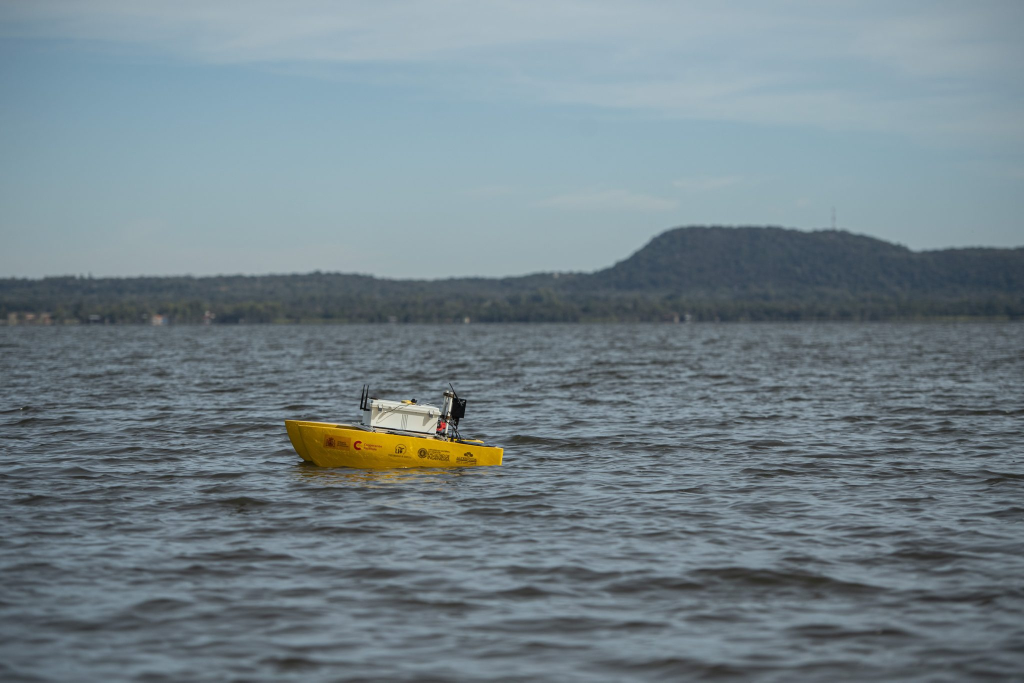
#> input picture assets/images/barco.jpg, 2048 x 1365 px (shown at 1/2 size)
$ python -i c_means_main.py   (imports and definitions only)
#> lines starting #> are read from the running program, lines starting #| are printed output that depends on the picture; after the words box and inside, x2 and y2 are one past the last pixel; in counts of white or black regions, pixels touching at a corner belong together
import numpy as np
import cv2
import sys
from os.path import join, dirname, abspath
project_root = dirname(dirname(dirname(abspath(__file__))))
if project_root not in sys.path:
    sys.path.insert(0, project_root)

from scipy.ndimage import label
from src.utils.utils import neighbor_framed_np, mask_to_bounding_boxes


def calculate_distances(data, centers):
    """
    Calcula la distancia euclidiana L2 entre cada punto de datos (N, Q)
    y cada centroide (C, Q).
    Retorna matriz de distancias con forma (C, N).
    """
    diff = data[:, None, :] - centers[None, :, :]  # (N, C, Q)
    dists = np.linalg.norm(diff, axis=2).T         # (C, N)
    return np.fmax(dists, 1e-6)

def cmeans(data, c, m=2.0, error=0.01, maxiter=25, metric='euclidean', init=None, seed=42):
    """
    Algoritmo Fuzzy C-Means estándar (Bezdek 1981).
    Fórmula exacta:
      u_ik = 1 / sum_j (d_ik / d_jk)**(2 / (m - 1))
      c_i  = sum_k (u_ik**m * x_k) / sum_k (u_ik**m)

    data: (N_features, N_samples) o (N_samples, N_features)
    """
    if seed is not None:
        np.random.seed(seed)

    # Asegurar formato (N_samples, N_features)
    if data.shape[0] < data.shape[1] and data.shape[0] in [1, 2, 3]:
        data_pts = data.T
    else:
        data_pts = data

    N, Q = data_pts.shape

    if init is None:
        u = np.random.rand(c, N)
        u /= np.sum(u, axis=0, keepdims=True)
    else:
        u = np.array(init, dtype=np.float32)
        u /= np.sum(u, axis=0, keepdims=True)

    jm = []
    p = 0

    for p in range(maxiter):
        u_old = u.copy()
        um = u ** m
        um_sum = np.sum(um, axis=1, keepdims=True) + 1e-10
        cntr = (um @ data_pts) / um_sum

        d = calculate_distances(data_pts, cntr)

        # Función objetivo J_m = sum_i sum_k u_ik^m * d_ik^2
        jm_val = np.sum(um * (d ** 2))
        jm.append(jm_val)

        # Actualización de matriz de pertenencia difusa: d ** (-2 / (m - 1))
        inv_d = d ** (-2.0 / (m - 1.0))
        u = inv_d / (np.sum(inv_d, axis=0, keepdims=True) + 1e-10)

        if np.linalg.norm(u - u_old) < error:
            break

    # Coeficiente de partición difusa (FPC)
    fpc = float(np.trace(u @ u.T) / float(N))

    return cntr, u, None, d, np.array(jm), p, fpc

def segment_fcm_pixel_level(water_bgr, num_clusters=4, m=2.0, min_contrast=0.20):
    """
    PASO 1: Segmenta el agua y los obstáculos a nivel de píxel/cluster
    sobre la región navegable debajo del horizonte, SIN encuadrar primero.

    Parámetros:
    - water_bgr: Imagen recortada en la zona navegable (H_w, W_w, 3)
    - num_clusters: Número de clusters difusos (por defecto 4)
    - m: Exponente de borrosidad (por defecto 2.0)
    - min_contrast: Umbral mínimo de contraste residual frente al cluster de agua

    Retorna:
    - mask_agua: Máscara binaria (uint8 [0, 255]) del agua limpia
    - mask_obstaculos: Máscara binaria (uint8 [0, 255]) de los obstáculos detectados
    - info: Diccionario con centroides y cluster de agua
    """
    H_w, W_w, _ = water_bgr.shape
    if H_w < 5 or W_w < 5:
        empty = np.zeros((H_w, W_w), dtype=np.uint8)
        return empty, empty, {"water_c_id": 0, "contrast_max": 0.0}

    # 1. Filtrado bilateral para amortiguar texturas de oleaje
    filtered = cv2.bilateralFilter(water_bgr, 5, 50, 50)

    # 2. Supresión del degradado vertical de luminosidad (normalización del fondo)
    row_med = np.median(filtered, axis=1, keepdims=True)
    row_smooth = cv2.GaussianBlur(row_med.astype(np.float32), (1, 15), 0)
    res = filtered.astype(np.float32) - row_smooth + 128.0
    res_norm = np.clip(res, 0, 255) / 255.0

    # 3. Clustering FCM en espacio residual
    data = res_norm.reshape(H_w * W_w, 3)
    cntr, u, _, _, _, _, _ = cmeans(data, c=num_clusters, m=m, error=0.01, maxiter=25, seed=42)
    labels = np.argmax(u, axis=0).reshape((H_w, W_w))
    counts = [int(np.sum(labels == c_id)) for c_id in range(num_clusters)]

    # 4. Identificar cluster dominante de agua (más cercano a 0.5 residual)
    dists_to_neutral = [float(np.linalg.norm(cntr[c_id] - 0.5)) for c_id in range(num_clusters)]
    water_c_id = int(np.argmin(dists_to_neutral))

    # 5. Cluster minoritario candidato a obstáculo
    min_c_id = int(np.argmin(counts))
    contrast_min = float(np.linalg.norm(cntr[min_c_id] - cntr[water_c_id]))

    mask_agua = np.zeros((H_w, W_w), dtype=np.uint8)
    mask_obstaculos = np.zeros((H_w, W_w), dtype=np.uint8)

    # Un cluster solo es obstáculo si tiene contraste residual significativo y ocupa < 25% del agua
    if contrast_min >= min_contrast and counts[min_c_id] < (H_w * W_w * 0.25):
        mask_obstaculos[labels == min_c_id] = 255
        mask_agua[labels != min_c_id] = 255
    else:
        # Agua 100% limpia sin obstáculos
        mask_agua[:, :] = 255

    # Limpieza morfológica para suprimir píxeles aislados de oleaje
    kernel = cv2.getStructuringElement(cv2.MORPH_RECT, (3, 3))
    mask_obstaculos = cv2.morphologyEx(mask_obstaculos, cv2.MORPH_OPEN, kernel)

    info = {
        "water_c_id": water_c_id,
        "obstacle_c_id": min_c_id,
        "contrast": contrast_min,
        "centroids": cntr.tolist()
    }
    return mask_agua, mask_obstaculos, info

def is_valid_obstacle_geometry(width, height, max_width):
    """
    Filtro geométrico discriminador: diferencia cuerpos 2D compactos de crestas de oleaje planas.
    Las crestas de oleaje son tiras horizontales finas (h < 8 px o w/h > 2.8).
    Los obstáculos reales (boyas, lanchas, pelotas) tienen altura h >= 8 px y compacidad 2D.
    """
    if width >= max_width * 0.85:
        return False
    if height >= 12:
        return (width / height) <= 6.5
    elif height >= 8:
        return (width / height) <= 2.8
    return False

def extract_boxes_from_mask(mask_obstaculos, y_offset=0, min_area=25):
    """
    PASO 2: Aplica el algoritmo de encuadre sobre la máscara binaria limpia de obstáculos.
    Filtra estelas de oleaje plano y compensa verticalmente sumando y_offset.
    """
    H, W = mask_obstaculos.shape
    raw_boxes = mask_to_bounding_boxes(mask_obstaculos, min_area=min_area)
    compensated_boxes = []
    for b in raw_boxes:
        w = b["x_end"] - b["x_init"]
        h = b["y_end"] - b["y_init"]
        if is_valid_obstacle_geometry(w, h, W):
            c = dict(b)
            c["y_init"] = int(b["y_init"] + y_offset)
            c["y_end"] = int(b["y_end"] + y_offset)
            c["y_centroid"] = int(b["y_centroid"] + y_offset)
            c["_compensated"] = True
            compensated_boxes.append(c)
    return compensated_boxes

def fcm(resized_image, num_clusters=4, m=2.0, metric='euclidean', show_images=False, punto_horizonte=0):
    """
    Función principal de FCM para compatibilidad retroactiva.
    1. Segmenta agua y obstáculos a nivel de píxel.
    2. Aplica el algoritmo de encuadre posteriormente sobre la máscara de obstáculos.
    """
    H, W, _ = resized_image.shape
    y_nav_start = max(0, min(punto_horizonte + 5, H - 20))
    y_nav_end = min(174, H)
    water_bgr = resized_image[y_nav_start:y_nav_end, :]

    # 1. Segmentar sin encuadrar primero
    mask_agua, mask_obstaculos_roi, _ = segment_fcm_pixel_level(
        water_bgr, num_clusters=num_clusters, m=m, min_contrast=0.245
    )

    # Máscara completa referenciada a la imagen completa
    mask_obstaculos = np.zeros((H, W), dtype=np.uint8)
    mask_obstaculos[y_nav_start:y_nav_end, :] = mask_obstaculos_roi

    # 2. Aplicar algoritmo de encuadre sobre la máscara resultante
    cuadros = extract_boxes_from_mask(mask_obstaculos_roi, y_offset=y_nav_start, min_area=25)

    return mask_obstaculos, punto_horizonte, cuadros

def fcm_semantic(resized_image, num_clusters=4, m=2.0, punto_horizonte=0):
    """
    Variante extendida que retorna ambas máscaras (agua y obstáculos) y las cajas.
    """
    H, W, _ = resized_image.shape
    y_nav_start = max(0, min(punto_horizonte + 5, H - 20))
    y_nav_end = min(174, H)
    water_bgr = resized_image[y_nav_start:y_nav_end, :]

    mask_agua_roi, mask_obstaculos_roi, info = segment_fcm_pixel_level(
        water_bgr, num_clusters=num_clusters, m=m, min_contrast=0.245
    )

    mask_agua = np.zeros((H, W), dtype=np.uint8)
    mask_agua[y_nav_start:y_nav_end, :] = mask_agua_roi
    mask_obstaculos = np.zeros((H, W), dtype=np.uint8)
    mask_obstaculos[y_nav_start:y_nav_end, :] = mask_obstaculos_roi

    cuadros = extract_boxes_from_mask(mask_obstaculos_roi, y_offset=y_nav_start, min_area=25)

    return mask_agua, mask_obstaculos, punto_horizonte, cuadros, info

# [11 lines not run here, left out]

>>> import cv2
>>> picture = cv2.imread('../../assets/images/barco.jpg')
#> picture is the input picture: shape (1365, 2048, 3); mean B, G, R 137.2, 130, 114.9
>>> result = fcm(picture)
#> in fcm, `water_bgr = resized_image[y_nav_start:y_nav_end, :]`:
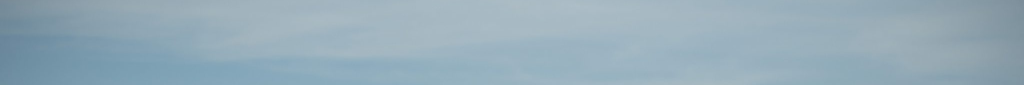
#> water_bgr: shape (169, 2048, 3) (shown at 1/2 size); mean B, G, R 184.9, 172.1, 149.2
#> in segment_fcm_pixel_level, `row_med = np.median(filtered, axis=1, keepdims=True)`: row_med = 169 rows, first 8: [188, 177, 156], [189, 177, 156], [189, 177, 156], [189, 177, 157], [189, 177, 157], [189, 177, 157], [189, 177, 157], [189, 177, 158]
#> in segment_fcm_pixel_level, `row_smooth = cv2.GaussianBlur(row_med.astype(np.float32), (1, 15), 0)`: row_smooth = 169 rows, first 8: [188.8, 177, 156.3], [188.9, 177, 156.4], [188.9, 177, 156.5], [188.9, 177, 156.7], [189, 177, 156.9], [189, 177, 157.1], [189, 177, 157.4], [189, 177, 157.6]
#> in segment_fcm_pixel_level, `res = filtered.astype(np.float32) - row_smooth + 128.0`:
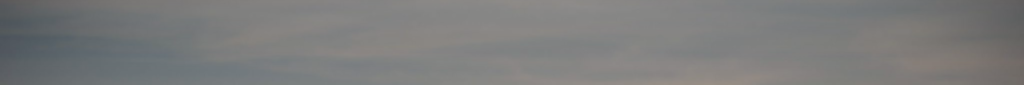
#> res: shape (169, 2048, 3) float32 (shown at 1/2 size); mean B, G, R 123.8, 124.2, 123.9
#> the loop in cmeans, `for p in range(maxiter):` made 25 passes
#> (um_sum, jm_val) on passes 2 to 13: ([21615.7, 21849.4, 21718.2, 21364.8], 558), ([21552.5, 22435.8, 21922.5, 20835.4], 557.5), ([21190.3, 24909.6, 22473.5, 20057.9], 552.8), ([20027.3, 34901.9, 23725.8, 21672.3], 514.9), ([20484.6, 64244.5, 25711.2, 33785.9], 396.9), ([26655.3, 88149, 36718.4, 40552.6], 283.4), ([31367.8, 101024, 51440.1, 40123.8], 221.7), ([34262.2, 102945.3, 62559.3, 37585.4], 193.4), ([36504.3, 101819.6, 69388.2, 34858.1], 179.7), ([37964.3, 101336.3, 73502.9, 32527.5], 172.5), ([38748.8, 101714.8, 75920.9, 30674.9], 168.4), ([39085.6, 102626.9, 77281, 29237.9], 166)
#> jm_val on pass 1: 732.2
#> after the loop in cmeans, `for p in range(maxiter):`: jm = 25 values, max 732.2 at index 0, min 161.7 at index 24, mean 265.9
#> in cmeans, `fpc = float(np.trace(u @ u.T) / float(N))`: fpc = 0.727
#> in segment_fcm_pixel_level, `cntr, u, _, _, _, _, _ = cmeans(data, c=num_clusters, m=m, error=0.01,..`: cntr = [[0.451, 0.446, 0.436], [0.518, 0.524, 0.53], [0.493, 0.495, 0.494], [0.397, 0.384, 0.367]]
#> in segment_fcm_pixel_level, `labels = np.argmax(u, axis=0).reshape((H_w, W_w))`:
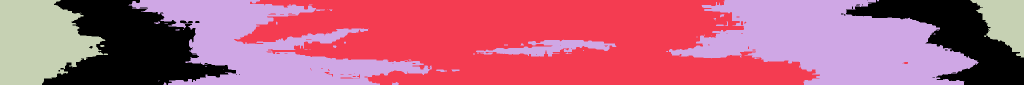
#> labels: shape (169, 2048) int64 (shown at 1/2 size); 4 distinct labels, from 0 to 3; one colour per label, 0 black
#> in segment_fcm_pixel_level, `counts = [int(np.sum(labels == c_id)) for c_id in range(num_clusters)]`: counts = [61641, 137965, 113449, 33057]
#> in segment_fcm_pixel_level, `dists_to_neutral = [float(np.linalg.norm(cntr[c_id] - 0.5)) for c_id i..`: dists_to_neutral = [0.0969, 0.0423, 0.0106, 0.204]
#> in segment_fcm_pixel_level, `water_c_id = int(np.argmin(dists_to_neutral))`: water_c_id = 2
#> in segment_fcm_pixel_level, `min_c_id = int(np.argmin(counts))`: min_c_id = 3
#> in segment_fcm_pixel_level, `contrast_min = float(np.linalg.norm(cntr[min_c_id] - cntr[water_c_id]))`: contrast_min = 0.194
#> in segment_fcm_pixel_level, `info = { "water_c_id": water_c_id, "obstacle_c_id": min_c_id, "contras..`: info = {'water_c_id': 2, 'obstacle_c_id': 3, 'contrast': 0.194, 'centroids': [[0.451, 0.446, 0.436], [0.518, 0.524, 0.53], [0.493, 0.495, 0.494], [0.397, 0.384, 0.367]]}
#> in fcm, `mask_agua, mask_obstaculos_roi, _ = segment_fcm_pixel_level( water_bgr..`: mask_agua: shape (169, 2048); every value is 255
#> in fcm, `mask_agua, mask_obstaculos_roi, _ = segment_fcm_pixel_level( water_bgr..`: mask_obstaculos_roi: shape (169, 2048); every value is 0
#> in fcm, `mask_obstaculos[y_nav_start:y_nav_end, :] = mask_obstaculos_roi`: mask_obstaculos: shape (1365, 2048); every value is 0
#> (the run stopped early here; a loop or call above may not have finished)

$ run again, on assets/images/atardecer (2).jpg
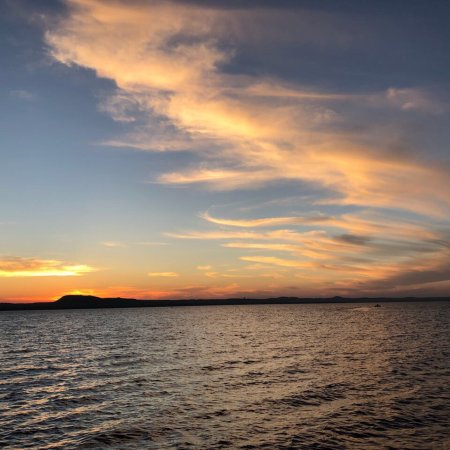
#> input picture assets/images/atardecer (2).jpg, 450 x 450 px
#> picture is the input picture: shape (450, 450, 3); mean B, G, R 107, 118.5, 135.1
#> row_med = 169 rows, first 8: [88, 75, 71.5], [89, 76, 72.5], [90, 78, 74], [91, 79, 76], [94, 81.5, 78.5], [97.5, 83, 81], [99, 85, 84], [100, 87, 88]
#> row_smooth = 169 rows, first 8: [90.58, 77.92, 74.6], [90.86, 78.18, 74.94], [91.66, 78.93, 75.94], [92.89, 80.08, 77.53], [94.38, 81.48, 79.61], [95.96, 83.01, 82.04], [97.46, 84.52, 84.66], [98.78, 85.93, 87.29]
#> the loop in cmeans, `for p in range(maxiter):` made 25 passes
#> (um_sum, jm_val) on passes 2 to 9: ([4783.1, 4738.2, 4744.4, 4748.7], 1180.8), ([4859.8, 4705.2, 4725.7, 4734.8], 1180.6), ([5179.4, 4606.8, 4656, 4682.4], 1178.2), ([6674, 4373.7, 4402, 4471.7], 1156), ([12928.8, 4155.9, 3733.8, 3931.9], 1024.5), ([24423.8, 5036, 3020.9, 3883.2], 759.3), ([29689.6, 6767, 3182.6, 5491.1], 574.1), ([28587.4, 8505.1, 4234.4, 8023], 474.5)
#> after the loop in cmeans, `for p in range(maxiter):`: jm = 25 values, max 1549.3 at index 0, min 391.2 at index 24, mean 618.7
#> fpc = 0.665
#> in segment_fcm_pixel_level, `cntr, u, _, _, _, _, _ = cmeans(data, c=num_clusters, m=m, error=0.01,..`: cntr = [[0.451, 0.426, 0.426], [0.56, 0.775, 0.959], [0.501, 0.604, 0.744], [0.538, 0.501, 0.49]]
#> in segment_fcm_pixel_level, `labels = np.argmax(u, axis=0).reshape((H_w, W_w))`:
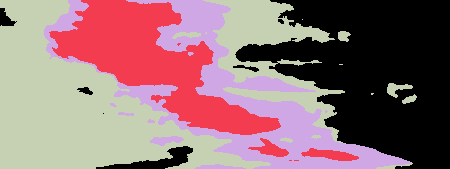
#> labels: shape (169, 450) int64; 4 distinct labels, from 0 to 3; one colour per label, 0 black
#> counts = [23315, 12709, 13069, 26957]
#> dists_to_neutral = [0.115, 0.539, 0.265, 0.0392]
#> water_c_id = 3
#> min_c_id = 1
#> contrast_min = 0.544
#> info = {'water_c_id': 3, 'obstacle_c_id': 1, 'contrast': 0.544, 'centroids': [[0.451, 0.426, 0.426], [0.56, 0.775, 0.959], [0.501, 0.604, 0.744], [0.538, 0.501, 0.49]]}
#> mask_agua: shape (169, 450); 83.3% white; 6 black regions (3 under 20 px), largest, box (x1, y1, x2, y2) and area: (49, 0, 281, 135) 11943, (301, 148, 359, 161) 416, (248, 138, 289, 157) 335
#> mask_obstaculos_roi: shape (169, 450); 16.6% white; 4 white regions, box (x1, y1, x2, y2) and area: (50, 0, 280, 135) 11844, (302, 148, 358, 161) 412, (251, 139, 288, 157) 322, (151, 95, 162, 102) 57
#> in fcm, `mask_obstaculos[y_nav_start:y_nav_end, :] = mask_obstaculos_roi`:
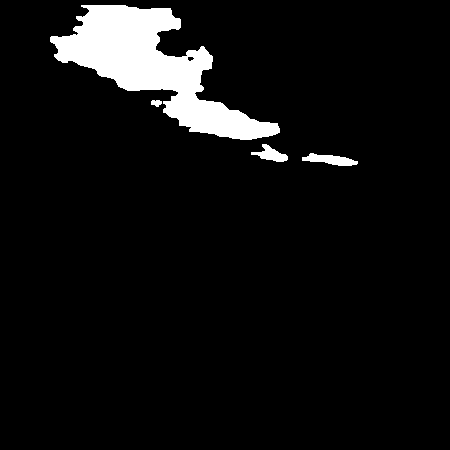
#> mask_obstaculos: shape (450, 450); 6.2% white; 4 white regions, box (x1, y1, x2, y2) and area: (50, 5, 280, 140) 11844, (302, 153, 358, 166) 412, (251, 144, 288, 162) 322, (151, 100, 162, 107) 57

$ run again, on assets/images/brillo.jpg
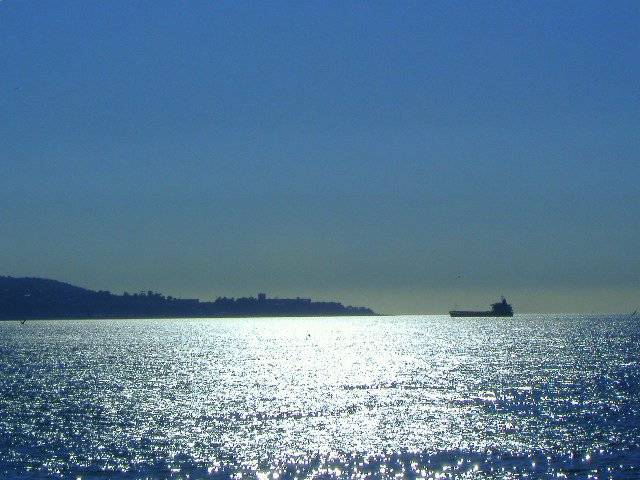
#> input picture assets/images/brillo.jpg, 640 x 480 px
#> picture is the input picture: shape (480, 640, 3); mean B, G, R 152.3, 124.9, 91.1
#> row_med = 169 rows, first 8: [167, 106, 57], [167.5, 107, 57], [167, 107, 57], [167, 107, 57.5], [167, 106, 57], [167, 107, 57], [167, 107, 57], [167, 107, 58]
#> row_smooth = 169 rows, first 8: [167.1, 106.8, 57.09], [167.1, 106.8, 57.1], [167.1, 106.8, 57.12], [167.1, 106.8, 57.17], [167.1, 106.8, 57.24], [167, 106.8, 57.34], [167, 106.9, 57.46], [167, 106.9, 57.6]
#> in segment_fcm_pixel_level, `res = filtered.astype(np.float32) - row_smooth + 128.0`:
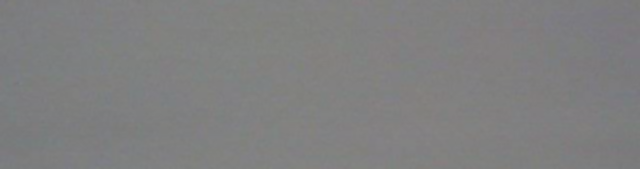
#> res: shape (169, 640, 3) float32; mean B, G, R 127.9, 127.6, 127.7
#> the loop in cmeans, `for p in range(maxiter):` made 25 passes
#> (um_sum, jm_val) on passes 2 to 9: ([6781.3, 6729.4, 6774.6, 6757.7], 7.18), ([6819.7, 6691.1, 6800.6, 6745.5], 7.18), ([6926.2, 6638.7, 6865.5, 6710.5], 7.17), ([7243.1, 6737.4, 7032.8, 6597.7], 7.1), ([8164, 7636.5, 7436.4, 6382.4], 6.79), ([10072.2, 10101, 8208.2, 6767.1], 6.07), ([11613.5, 12077.8, 9284.5, 8706.7], 5.41), ([11580.3, 12495.6, 10801.3, 11007.6], 5.1)
#> after the loop in cmeans, `for p in range(maxiter):`: jm = 25 values, max 9.42 at index 0, min 4.85 at index 24, mean 5.57
#> fpc = 0.499
#> in segment_fcm_pixel_level, `cntr, u, _, _, _, _, _ = cmeans(data, c=num_clusters, m=m, error=0.01,..`: cntr = [[0.509, 0.509, 0.51], [0.492, 0.486, 0.485], [0.502, 0.504, 0.505], [0.499, 0.496, 0.496]]
#> in segment_fcm_pixel_level, `labels = np.argmax(u, axis=0).reshape((H_w, W_w))`:
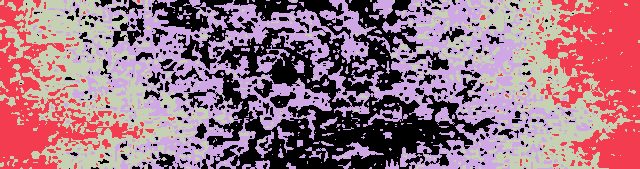
#> labels: shape (169, 640) int64; 4 distinct labels, from 0 to 3; one colour per label, 0 black
#> counts = [28607, 18420, 34332, 26801]
#> dists_to_neutral = [0.0162, 0.0218, 0.00677, 0.00542]
#> water_c_id = 3
#> min_c_id = 1
#> contrast_min = 0.0167
#> info = {'water_c_id': 3, 'obstacle_c_id': 1, 'contrast': 0.0167, 'centroids': [[0.509, 0.509, 0.51], [0.492, 0.486, 0.485], [0.502, 0.504, 0.505], [0.499, 0.496, 0.496]]}
#> mask_agua: shape (169, 640); every value is 255
#> mask_obstaculos_roi: shape (169, 640); every value is 0
#> mask_obstaculos: shape (480, 640); every value is 0

$ run again, on assets/images/calm-beaches.jpg
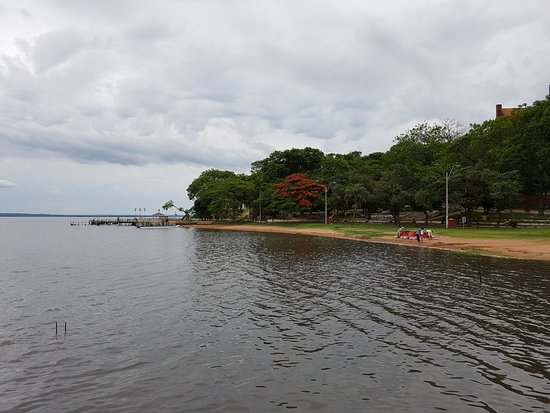
#> input picture assets/images/calm-beaches.jpg, 550 x 413 px
#> picture is the input picture: shape (413, 550, 3); mean B, G, R 139.2, 140.6, 139.6
#> row_med = 169 rows, first 8: [230, 225, 224], [230, 225, 224], [230, 225, 224], [230, 225, 223.5], [229, 224, 223], [229, 224, 223], [229, 224, 223], [228.5, 223, 222]
#> row_smooth = 169 rows, first 8: [229.8, 224.8, 223.7], [229.8, 224.8, 223.7], [229.7, 224.7, 223.6], [229.5, 224.5, 223.4], [229.3, 224.3, 223.2], [229.1, 224, 222.9], [228.8, 223.7, 222.6], [228.5, 223.5, 222.3]
#> the loop in cmeans, `for p in range(maxiter):` made 25 passes
#> (um_sum, jm_val) on passes 2 to 9: ([5698.5, 5956.7, 5939.8, 5730.4], 1925.9), ([5845.1, 6434.2, 6296.1, 5537.1], 1924.8), ([7436.9, 8228.7, 7530, 5476.6], 1915.9), ([9437, 10803.9, 9665.5, 7576], 1891.7), ([8569.5, 11271.9, 11680.8, 11602.8], 1865.1), ([5954.6, 11231.5, 15686.9, 15859.2], 1833), ([3808.1, 10303.2, 22826.4, 19146.5], 1761.9), ([3224.8, 9026.4, 29347.1, 20726.1], 1607)
#> after the loop in cmeans, `for p in range(maxiter):`: jm = 25 values, max 2516.2 at index 0, min 332.8 at index 24, mean 997.3
#> fpc = 0.785
#> in segment_fcm_pixel_level, `cntr, u, _, _, _, _, _ = cmeans(data, c=num_clusters, m=m, error=0.01,..`: cntr = [[0.012, 0.0313, 0.0379], [0.988, 0.959, 0.962], [0.522, 0.525, 0.529], [0.474, 0.468, 0.465]]
#> in segment_fcm_pixel_level, `labels = np.argmax(u, axis=0).reshape((H_w, W_w))`:
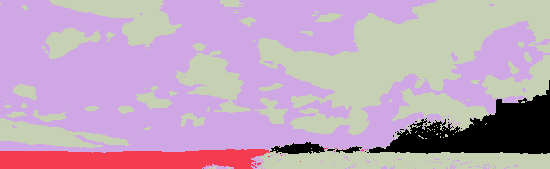
#> labels: shape (169, 550) int64; 4 distinct labels, from 0 to 3; one colour per label, 0 black
#> counts = [6396, 4575, 47041, 34938]
#> dists_to_neutral = [0.819, 0.814, 0.0444, 0.0539]
#> water_c_id = 2
#> min_c_id = 1
#> contrast_min = 0.77
#> info = {'water_c_id': 2, 'obstacle_c_id': 1, 'contrast': 0.77, 'centroids': [[0.012, 0.0313, 0.0379], [0.988, 0.959, 0.962], [0.522, 0.525, 0.529], [0.474, 0.468, 0.465]]}
#> mask_agua: shape (169, 550); 95.1% white; 13 black regions (12 under 20 px), largest, box (x1, y1, x2, y2) and area: (0, 149, 270, 169) 4548
#> mask_obstaculos_roi: shape (169, 550); 4.9% white; 1 white region, box (x1, y1, x2, y2) and area: (0, 149, 267, 169) 4515
#> in fcm, `mask_obstaculos[y_nav_start:y_nav_end, :] = mask_obstaculos_roi`:
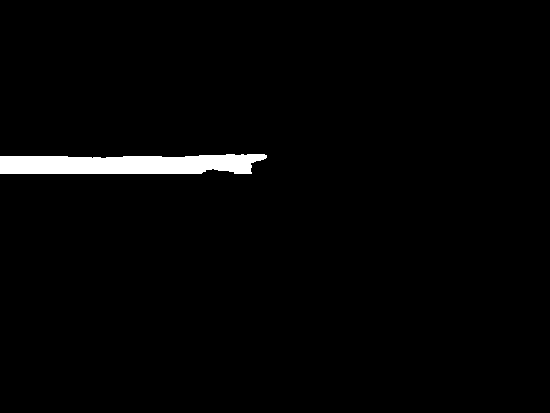
#> mask_obstaculos: shape (413, 550); 2% white; 1 white region, box (x1, y1, x2, y2) and area: (0, 154, 267, 174) 4515
